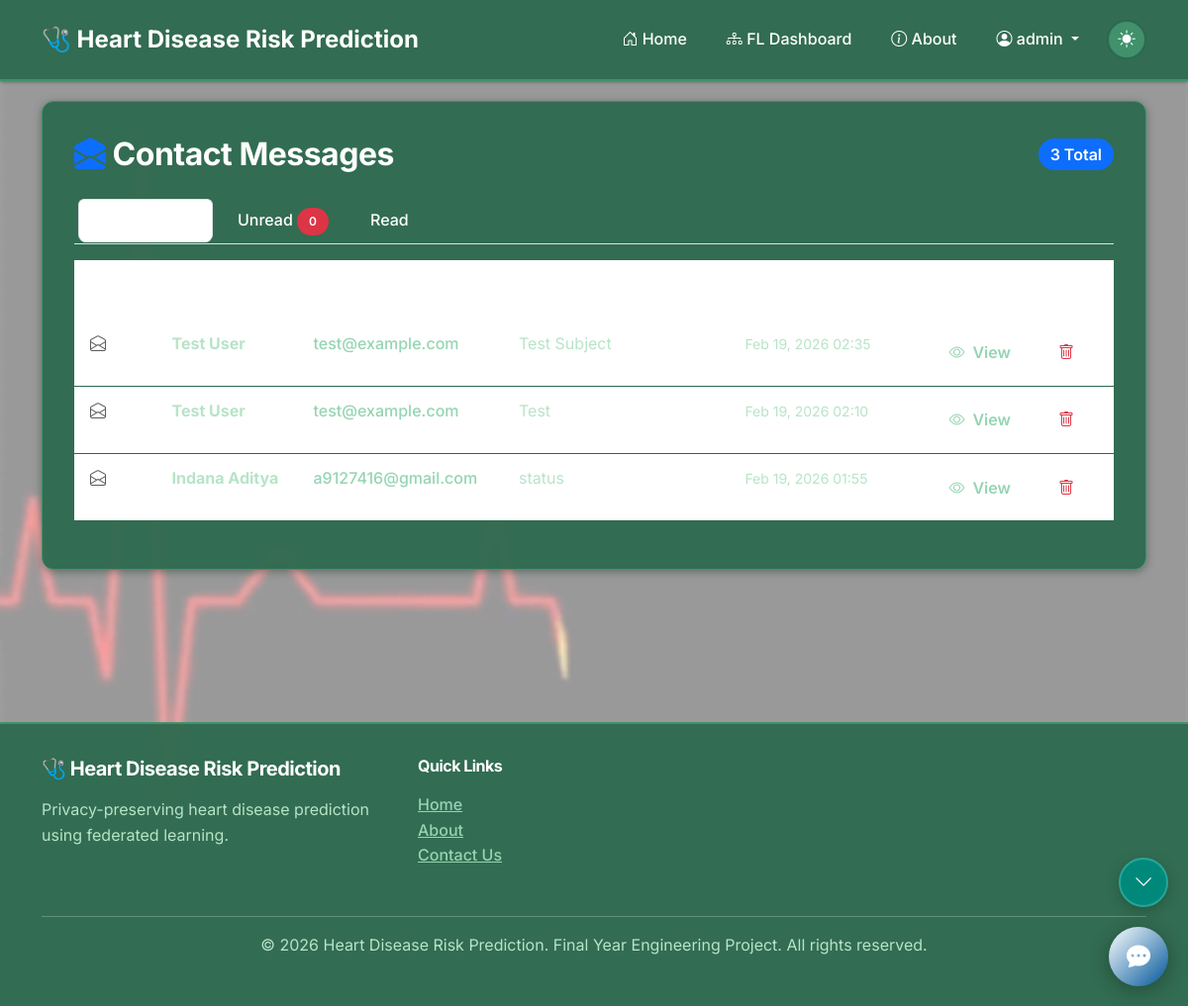
The page /messages/ (signed in) on the database its author committed.
### core/models.py (models this page shows, shortened)
class ContactMessage(models.Model):
    name = models.CharField(max_length=100)
    email = models.EmailField()
    phone = models.CharField(max_length=20, blank=True, null=True)
    subject = models.CharField(max_length=200)
    message = models.TextField()
    submitted_at = models.DateTimeField(auto_now_add=True)
    is_read = models.BooleanField(default=False)
    class Meta:
        ordering = ['-submitted_at']
        verbose_name = 'Contact Message'
        verbose_name_plural = 'Contact Messages'

### core/views.py (the view)
# urls.py: path('messages/', views.contact_messages_admin, name='contact_messages'),
@login_required
@user_passes_test(is_staff_or_superuser)
def contact_messages_admin(request):
    filter_type = request.GET.get('filter', 'all')
    if filter_type == 'unread':
        messages_list = ContactMessage.objects.filter(is_read=False).order_by('-submitted_at')
    elif filter_type == 'read':
        messages_list = ContactMessage.objects.filter(is_read=True).order_by('-submitted_at')
    else:
        messages_list = ContactMessage.objects.all().order_by('-submitted_at')
    total_messages = ContactMessage.objects.count()
    unread_count = ContactMessage.objects.filter(is_read=False).count()
    return render(request, 'admin/contact_messages.html', {
        'messages_list': messages_list,
        'total_messages': total_messages,
        'unread_count': unread_count,
        'filter': filter_type,
        'page_title': 'Contact Messages - Admin',
    })

### core/context_processors.py (called while the page is built)
def unread_messages(request):
    if request.user.is_authenticated and (request.user.is_staff or request.user.is_superuser):
        try:
            count = ContactMessage.objects.filter(is_read=False).count()
            return {'unread_messages_count': count}
        except Exception:
            return {'unread_messages_count': 0}
    return {'unread_messages_count': 0}

def theme_settings(request):
    theme_settings_obj = None
    if request.user.is_authenticated:
        try:
            theme_settings_obj = UserThemeSettings.objects.get(user=request.user)
        except UserThemeSettings.DoesNotExist:
            theme_settings_obj = UserThemeSettings.objects.create(user=request.user)
    return {
        'user_theme_settings': theme_settings_obj
    }

### core/views.py (called while the page is built)
def is_staff_or_superuser(user):
    return user.is_staff or user.is_superuser

### templates/admin/contact_messages.html (shortened to what this page needs)
{% extends 'base.html' %}
{% block content %}
<div class="fade-in-up">
    <div class="row">
        <div class="col-12">
            <div class="glass-card">
                <div class="d-flex justify-content-between align-items-center mb-4">
                    <h2 class="fw-bold mb-0">
                        <i class="bi bi-envelope-open-fill text-primary"></i> Contact Messages
                    </h2>
                    <div class="badge bg-primary fs-6">{{ total_messages }} Total</div>
                </div>
                <ul class="nav nav-tabs mb-3">
                    <li class="nav-item">
                        <a class="nav-link {% if filter == 'all' %}active{% endif %}" href="?filter=all">
                        </a>
                    </li>
                    <li class="nav-item">
                        <a class="nav-link {% if filter == 'unread' %}active{% endif %}" href="?filter=unread">
                            Unread <span class="badge bg-danger">{{ unread_count }}</span>
                        </a>
                    </li>
                    <li class="nav-item">
                        <a class="nav-link {% if filter == 'read' %}active{% endif %}" href="?filter=read">
                            Read
                        </a>
                    </li>
                </ul>
                {% if messages_list %}
                    <div class="table-responsive">
                        <table class="table table-hover">
                            <thead>
                                <tr>
                                    <th width="5%">Status</th>
                                    <th width="15%">Name</th>
                                    <th width="20%">Email</th>
                                    <th width="25%">Subject</th>
                                    <th width="20%">Date</th>
                                    <th width="15%">Actions</th>
                                </tr>
                            </thead>
                            <tbody>
                                {% for msg in messages_list %}
                                    <tr class="{% if not msg.is_read %}table-active{% endif %}">
                                        <td>
                                            {% if msg.is_read %}
                                                <i class="bi bi-envelope-open text-muted"></i>
                                            {% else %}
                                                <i class="bi bi-envelope-fill text-primary"></i>
                                            {% endif %}
                                        </td>
                                        <td class="fw-bold">{{ msg.name }}</td>
                                        <td>
                                            <a href="mailto:{{ msg.email }}" class="text-decoration-none">
                                                {{ msg.email }}
                                            </a>
                                        </td>
                                        <td>{{ msg.subject }}</td>
                                        <td>
                                            <small>{{ msg.submitted_at|date:"M d, Y H:i" }}</small>
                                        </td>
                                        <td>
                                            <div class="btn-group btn-group-sm">
                                                <a href="{% url 'core:view_contact_message' msg.id %}"
                                                   class="btn btn-outline-primary">
                                                    <i class="bi bi-eye"></i> View
                                                </a>
                                                <form method="post" action="{% url 'core:delete_contact_message' msg.id %}" class="d-inline" onsubmit="return confirm('Are you sure you want to delete this message?')">
                                                    <button type="submit" class="btn btn-outline-danger">
                                                        <i class="bi bi-trash"></i>
                                                    </button>
                                                </form>
                                            </div>
                                        </td>
                                    </tr>
                                {% endfor %}
                            </tbody>
                        </table>
                    </div>
                {% else %}
                    <div class="text-center py-5">
                        <i class="bi bi-inbox display-1 text-muted"></i>
                        <p class="text-muted mt-3">No messages found.</p>
                    </div>
                {% endif %}
            </div>
        </div>
    </div>
</div>
{% endblock %}

### templates/base.html (shortened to what this page needs)
{% load static %}
<!DOCTYPE html>
<html lang="en" data-theme="light">
<head>
    <link href="https://cdn.jsdelivr.net/npm/bootstrap@5.3.0/dist/css/bootstrap.min.css" rel="stylesheet">
    <link rel="stylesheet" href="https://cdn.jsdelivr.net/npm/bootstrap-icons@1.10.0/font/bootstrap-icons.css">
    <link rel="stylesheet" href="{% static 'css/theme.css' %}">
    <link rel="stylesheet" href="{% static 'css/style.css' %}">
    <link rel="stylesheet" href="{% static 'css/animations.css' %}">
</head>
<body>
    <nav class="navbar navbar-expand-lg sticky-top">
        <div class="container">
            <a class="navbar-brand" href="{% url 'core:home' %}">
                <span>🩺 Heart Disease Risk Prediction</span>
            </a>
            <div class="collapse navbar-collapse" id="navbarNav">
                <ul class="navbar-nav ms-auto align-items-center">
                    <li class="nav-item">
                        <a class="nav-link {% if active_page == 'home' %}active{% endif %}" href="{% url 'core:home' %}" aria-label="Home">
                            <i class="bi bi-house-door"></i> Home
                        </a>
                    </li>
                    <li class="nav-item">
                        <a class="nav-link {% if active_page == 'fl_dashboard' %}active{% endif %}" href="{% url 'federated:dashboard' %}" aria-label="Federated Learning Dashboard">
                            <i class="bi bi-diagram-3"></i> FL Dashboard
                        </a>
                    </li>
                    <li class="nav-item">
                        <a class="nav-link {% if active_page == 'about' %}active{% endif %}" href="{% url 'core:about' %}" aria-label="About">
                            <i class="bi bi-info-circle"></i> About
                        </a>
                    </li>
                    {% if user.is_authenticated %}
                        <li class="nav-item dropdown">
                            <a class="nav-link dropdown-toggle" href="#" id="userDropdown" role="button" data-bs-toggle="dropdown" aria-expanded="false">
                                <i class="bi bi-person-circle"></i> {{ user.username }}
                            </a>
                        </li>
                    {% else %}
                        <li class="nav-item">
                            <a class="nav-link {% if active_page == 'login' %}active{% endif %}" href="{% url 'accounts:login' %}" aria-label="Login">
                                <i class="bi bi-box-arrow-in-right"></i> Login
                            </a>
                        </li>
                    {% endif %}
                    <li class="nav-item ms-2">
                        <button class="theme-toggle" id="themeToggle" title="Toggle Light Blue/Dark Green Mode" aria-label="Toggle light blue and dark green mode">
                            <i class="bi bi-moon-stars-fill" id="themeIcon"></i>
                        </button>
                    </li>
                </ul>
            </div>
        </div>
    </nav>
    <div class="main-container" style="padding-top: 20px;">
        <div class="container">
            <main id="main-content">
                {% block content %}{% endblock %}
            </main>
        </div>
    </div>
    <div class="page-nav-buttons">
        <button id="pageDownBtn" class="page-nav-btn page-down" title="Scroll to Bottom" aria-label="Scroll to bottom">
            <i class="bi bi-chevron-down"></i>
        </button>
    </div>
    <div class="chatbot-widget" id="chatbotWidget">
        <button class="chatbot-toggle" id="chatbotToggle" title="AI Assistant" aria-label="Open AI Assistant">
            <i class="bi bi-chat-dots-fill"></i>
        </button>
    </div>
    <footer class="footer mt-5">
        <div class="container">
            <div class="row">
                <div class="col-md-4 mb-3">
                    <h5> 🩺 Heart Disease Risk Prediction</h5>
                    <p>Privacy-preserving heart disease prediction using federated learning.</p>
                </div>
                <div class="col-md-4 mb-3">
                    <h6>Quick Links</h6>
                    <ul class="list-unstyled">
                        <li><a href="{% url 'core:home' %}">Home</a></li>
                        <li><a href="{% url 'core:about' %}">About</a></li>
                        <li><a href="{% url 'core:contact' %}">Contact Us</a></li>
                    </ul>
                </div>
            </div>
            <hr>
            <div class="text-center">
                <p>&copy; 2026 Heart Disease Risk Prediction. Final Year Engineering Project. All rights reserved.</p>
            </div>
        </div>
    </footer>
</body>
</html>

### static/css/style.css (style rules this page uses)
:root { --page-bg: var(--background-color, #E3F2FD); --card-bg: var(--card-bg, #FFFFFF); --text-main: var(--text-color, #01579B); --text-muted: var(--text-secondary, #0277BD); --border-subtle: var(--border-color, #81D4FA); --accent: var(--primary-color, #0288D1); --accent-strong: var(--primary-dark, #01579B); --success: var(--success-color, #00897B); --info: var(--info-color, #039BE5); --shadow-soft: 0 10px 30px rgba(3, 169, 244, 0.15); }
[data-theme="dark"] { --page-bg: var(--background-color, #1B4332); --card-bg: var(--card-bg, #2D6A4F); --text-main: var(--text-color, #D8F3DC); --text-muted: var(--text-secondary, #B7E4C7); --border-subtle: var(--border-color, #2D6A4F); --accent: var(--primary-color, #95D5B2); --accent-strong: var(--primary-dark, #74C69D); --success: var(--success-color, #52B788); --info: var(--info-color, #74C69D); }
.btn { position: relative; overflow: hidden; transition: all 0.3s ease; border-radius: 8px; }
.badge { animation: scaleIn 0.4s ease; display: inline-block; padding: 0.5rem 0.75rem; border-radius: 20px; font-weight: 600; transition: all 0.3s ease; }
table tbody tr { transition: all 0.3s ease; }
table th { cursor: pointer; transition: all 0.3s ease; user-select: none; }

### static/css/animations.css (style rules this page uses)
.visible { visibility: visible; }

### rows shown on the page
ContactMessage: is_read True (drawn), name "Test User", email "test@example.com", subject "Test Subject", submitted_at "Feb 19, 2026 02:35"
ContactMessage: is_read True (drawn), name "Test User", email "test@example.com", subject "Test", submitted_at "Feb 19, 2026 02:10"
ContactMessage: is_read True (drawn), name "Indana Aditya", email "a9127416@gmail.com", subject "status", submitted_at "Feb 19, 2026 01:55"

### other values the page prints
{{ user.username }} "admin"
{{ total_messages }} "3"
{{ unread_count }} "0"
